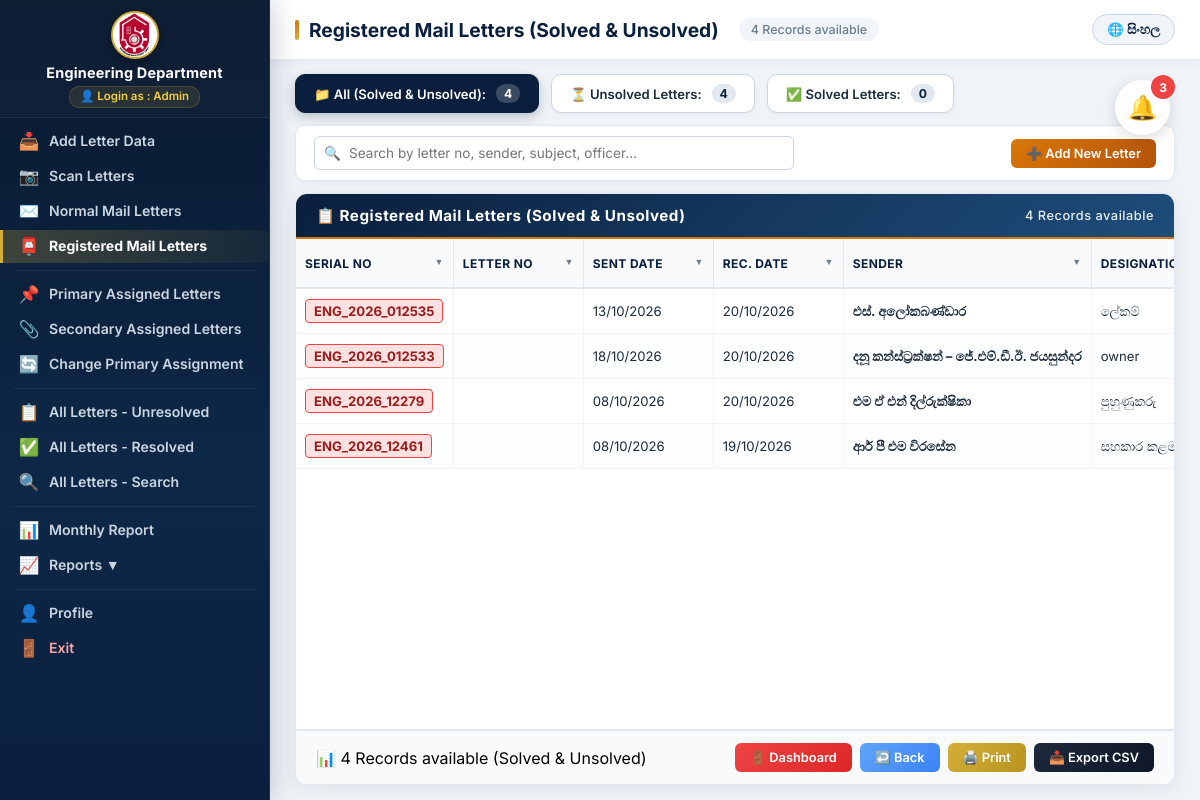
The app's page /registered_letters.php?lang=en (signed in) with its own data.
### tables this page shows
CREATE TABLE `letters` (
  `id` int(11) NOT NULL,
  `serial_no` varchar(50) NOT NULL,
  `letter_no` varchar(100) DEFAULT NULL,
  `sent_date` date DEFAULT NULL,
  `received_date` datetime DEFAULT NULL,
  `assigned_date` date DEFAULT NULL,
  `assigned_officer` varchar(100) DEFAULT NULL,
  `completed_date` date DEFAULT NULL,
  `completed_by` varchar(100) DEFAULT NULL,
  `primary_section` varchar(150) DEFAULT NULL,
  `primary_date` date DEFAULT NULL,
  `task` text DEFAULT NULL,
  `primary_notes` text DEFAULT NULL,
  `sec_section` varchar(150) DEFAULT NULL,
  `sec_date` date DEFAULT NULL,
  `sec_notes` text DEFAULT NULL,
  `date_given` date DEFAULT NULL,
  `resolution_officer` varchar(150) DEFAULT NULL,
  `date_received_back` date DEFAULT NULL,
  `resolution_comments` text DEFAULT NULL,
  `due_date` date DEFAULT NULL,
  `sender_name` varchar(150) DEFAULT NULL,
  `sender_designation` varchar(150) DEFAULT NULL,
  `sender_institute` varchar(150) DEFAULT NULL,
  `sender_address` varchar(255) DEFAULT NULL,
  `subject` text DEFAULT NULL,
  `mail_type` varchar(50) DEFAULT NULL,
  `added_by` int(11) DEFAULT NULL,
  `added_at` datetime DEFAULT current_timestamp(),
  `status` varchar(50) DEFAULT 'Unresolved',
  `file_number` varchar(100) DEFAULT NULL,
  `page_number` varchar(100) DEFAULT NULL,
  `officer_notes` text DEFAULT NULL,
  `received_by_user_date` date DEFAULT NULL,
  `is_notified` tinyint(1) DEFAULT 0
);

### public/registered_letters.php (the view, shortened to what this page needs)
<?php
$host = 'localhost';
$dbname = 'engineering_db';
$username = 'root';
$password = '';
try {
    $pdo = new PDO("mysql:host=$host;dbname=$dbname;charset=utf8mb4", $username, $password);
    $pdo->setAttribute(PDO::ATTR_ERRMODE, PDO::ERRMODE_EXCEPTION);
} catch (PDOException $e) {
    die("Database Connection Failed: " . $e->getMessage());
}
$lang = isset($_SESSION['lang']) ? $_SESSION['lang'] : 'si';
$opposite_lang = ($lang === 'en') ? 'si' : 'en';
$text = $t[$lang];
$sql = "SELECT l.id, l.serial_no, l.letter_no, l.sent_date, l.received_date, l.sender_name, l.sender_designation,
               l.sender_institute, l.subject, l.mail_type, l.status,
               COALESCE(NULLIF(pa.section_head, ''), NULLIF(l.primary_section, ''), l.assigned_officer) AS section_head,
               COALESCE(NULLIF(pa.task, ''), l.task) AS task,
               COALESCE(NULLIF(pa.primary_notes, ''), l.primary_notes) AS primary_notes,
               COALESCE(NULLIF(pa.assignment_date, ''), NULLIF(l.primary_date, ''), l.assigned_date) AS assignment_date,
               COALESCE(NULLIF(sa.secondary_date, ''), l.sec_date) AS secondary_date,
               COALESCE(NULLIF(sa.section_head, ''), l.sec_section) AS file_officer,
               COALESCE(NULLIF(sa.secondary_notes, ''), l.sec_notes) AS secondary_notes
        FROM letters l
        LEFT JOIN (
            SELECT p1.*
            FROM primary_assignments p1
            INNER JOIN (
                SELECT letter_id, MAX(id) AS max_id
                FROM primary_assignments
                GROUP BY letter_id
            ) p2 ON p1.id = p2.max_id
        ) pa ON l.id = pa.letter_id
        LEFT JOIN (
            SELECT s1.*
            FROM secondary_assignments s1
            INNER JOIN (
                SELECT letter_id, MAX(id) AS max_id
                FROM secondary_assignments
                GROUP BY letter_id
            ) s2 ON s1.id = s2.max_id
        ) sa ON l.id = sa.letter_id
        WHERE LOWER(TRIM(l.mail_type)) = 'registered'
        ORDER BY l.id DESC";
$stmt = $pdo->query($sql);
$letters = $stmt->fetchAll(PDO::FETCH_ASSOC);
$total_count = count($letters);
$unresolved_count = 0;
$resolved_count = 0;
foreach ($letters as $l) {
    $st = strtolower(trim($l['status'] ?? ''));
    if (in_array($st, ['resolved', 'solved', 'completed', 'විසඳා ඇත', 'විසඳූ', 'ක්‍රියා කර ඇත'])) {
        $resolved_count++;
    } else {
        $unresolved_count++;
    }
}
?>
<!DOCTYPE html>
<html lang="<?= $lang ?>">
<head>
    <link rel="stylesheet" href="https://cdnjs.cloudflare.com/ajax/libs/font-awesome/6.0.0/css/all.min.css">
    <link rel="stylesheet" href="css/sidebar.css">
</head>
<body>
    <?php include 'notification_bell.php'; ?>
    <?php include 'sidebar.php'; ?>
    <div class="main-content">
        <div class="topbar">
            <h2>
                <?= $text['title_page'] ?>
                <span class="record-count" id="headerCount"><?= $total_count ?> <?= $text['records'] ?></span>
            </h2>
            <div class="lang-switch">
                <a href="?lang=<?= $opposite_lang ?>">🌐 <?= $text['switch_lang'] ?></a>
            </div>
        </div>
        <div class="content-area">
            <div class="stats-ribbon">
                <button type="button" class="filter-tab-btn active" id="tabAll" onclick="setStatusTab('all')">
                    <span>📁 <?= $text['tab_all'] ?>:</span>
                    <span class="badge-pill"><?= $total_count ?></span>
                </button>
                <button type="button" class="filter-tab-btn tab-unresolved" id="tabUnresolved" onclick="setStatusTab('unresolved')">
                    <span>⏳ <?= $text['stat_unresolved'] ?>:</span>
                    <span class="badge-pill"><?= $unresolved_count ?></span>
                </button>
                <button type="button" class="filter-tab-btn tab-resolved" id="tabResolved" onclick="setStatusTab('resolved')">
                    <span>✅ <?= $text['stat_resolved'] ?>:</span>
                    <span class="badge-pill"><?= $resolved_count ?></span>
                </button>
            </div>
            <div class="search-toolbar">
                <div class="search-input-wrap">
                    <span class="search-icon">🔍</span>
                    <input type="text" id="searchInput" onkeyup="filterLetters()" placeholder="<?= $text['search_placeholder'] ?>">
                </div>
                <div style="display: flex; gap: 8px; align-items: center;">
                    <a href="dashboard.php" class="btn btn-primary">
                        ➕ <?= $text['btn_add_letter'] ?>
                    </a>
                </div>
            </div>
            <div class="table-container">
                <div class="table-header no-print">
                    <span>📋 <?= $text['title_page'] ?></span>
                    <span style="font-size: 0.8rem; font-weight: 500; opacity: 0.9;">
                        <?= $total_count ?> <?= $text['records'] ?>
                    </span>
                </div>
                <div class="table-scroll">
                    <table id="letterTable">
                        <thead>
                            <tr>
                                <?php
                                $columns = [
                                    'serial_no', 'letter_no', 'sent_date', 'received_date', 'sender', 'designation',
                                    'institute', 'subject', 'status_col', 'primary_appoi', 'section_head',
                                    'work_to_do', 'primary_note', 'sec_appoint_d', 'file_officer',
                                    'sec_notes', 'sec_appoint1', 'actions_col'
                                ];
                                foreach ($columns as $index => $col):
                                ?>
                                    <th>
                                        <?= $text[$col] ?>
                                        <?php if ($col !== 'actions_col'): ?>
                                            <span class="filter-icon" onclick="toggleFilter(event, <?= $index ?>)">▼</span>
                                        <?php endif; ?>
                                    </th>
                                <?php endforeach; ?>
                            </tr>
                        </thead>
                        <tbody>
                            <?php if (count($letters) > 0): ?>
                                <?php foreach ($letters as $row):
                                    $st = strtolower(trim($row['status'] ?? ''));
                                    $is_resolved = in_array($st, ['resolved', 'solved', 'completed', 'විසඳා ඇත', 'විසඳූ', 'ක්‍රියා කර ඇත']);
                                ?>
                                    <tr data-status="<?= $is_resolved ? 'resolved' : 'unresolved' ?>">
                                        <td><span class="letter-code <?= $is_resolved ? 'letter-code-resolved' : 'letter-code-unresolved' ?>"><?= htmlspecialchars($row['serial_no'] ?: '') ?></span></td>
                                        <td><strong><?= htmlspecialchars($row['letter_no'] ?: '') ?></strong></td>
                                        <td><?= htmlspecialchars($row['sent_date'] ? date('d/m/Y', strtotime($row['sent_date'])) : '') ?></td>
                                        <td><?= htmlspecialchars($row['received_date'] ? date('d/m/Y', strtotime($row['received_date'])) : '') ?></td>
                                        <td><strong><?= htmlspecialchars($row['sender_name'] ?: '') ?></strong></td>
                                        <td><?= htmlspecialchars($row['sender_designation'] ?: '') ?></td>
                                    </tr>
                                <?php endforeach; ?>
                            <?php endif; ?>
                        </tbody>
                    </table>
                </div>
                <div class="table-footer">
                    <span>📊 <?= count($letters) ?> <?= $text['records'] ?> (Solved & Unsolved)</span>
                    <div class="footer-buttons">
                        <a href="dashboard.php" class="btn btn-danger">
                            🚪 <?= $text['exit_btn'] ?>
                        </a>
                        <button type="button" class="btn btn-secondary" onclick="window.history.back()">
                            ↩️ <?= $text['btn_back'] ?>
                        </button>
                        <button type="button" class="btn btn-gold" onclick="printTable()">
                            🖨️ <?= $text['btn_print'] ?>
                        </button>
                        <button type="button" class="btn btn-csv" onclick="exportTableToCSV('registered_letters.csv')">
                            📥 <?= $text['btn_export'] ?>
                        </button>
                    </div>
                </div>
            </div>
        </div>
    </div>
</body>
</html>

### records on screen
letters: serial_no "ENG_2026_012535", sent_date "13/10/2026", received_date "20/10/2026", sender_name "එස්. අලෝකබණ්ඩාර", sender_designation "ලේකම්"
letters: serial_no "ENG_2026_012533", sent_date "18/10/2026", received_date "20/10/2026", sender_name "දනූ කන්ස්ට්‍රක්ෂන් – ජේ.එම්.ඩී.ඊ. ජයසුන්දර", sender_designation "owner"
letters: serial_no "ENG_2026_12279", sent_date "08/10/2026", received_date "20/10/2026", sender_name "එම ඒ එන් දිල්රුක්ෂිකා", sender_designation "පුහුණුකරු"
letters: serial_no "ENG_2026_12461", sent_date "08/10/2026", received_date "19/10/2026", sender_name "ආර් පී එම විරසේන", sender_designation "සහකාර…"

### other values on screen
$notifCount "3"
$deptName "Engineering Department"
$loginAs "Login as : Admin"
$lblAddLetter "Add Letter Data"
$lblScanLetters "Scan Letters"
$lblNormalLetters "Normal Mail Letters"
$lblRegLetters "Registered Mail Letters"
$lblPrimaryAssign "Primary Assigned Letters"
$lblSecondaryAssign "Secondary Assigned Letters"
$lblChangeAssign "Change Primary Assignment"
$lblAllUnresolved "All Letters - Unresolved"
$lblAllResolved "All Letters - Resolved"
$lblSearch "All Letters - Search"
$lblMonthlyReport "Monthly Report"
$lblReports "Reports"
